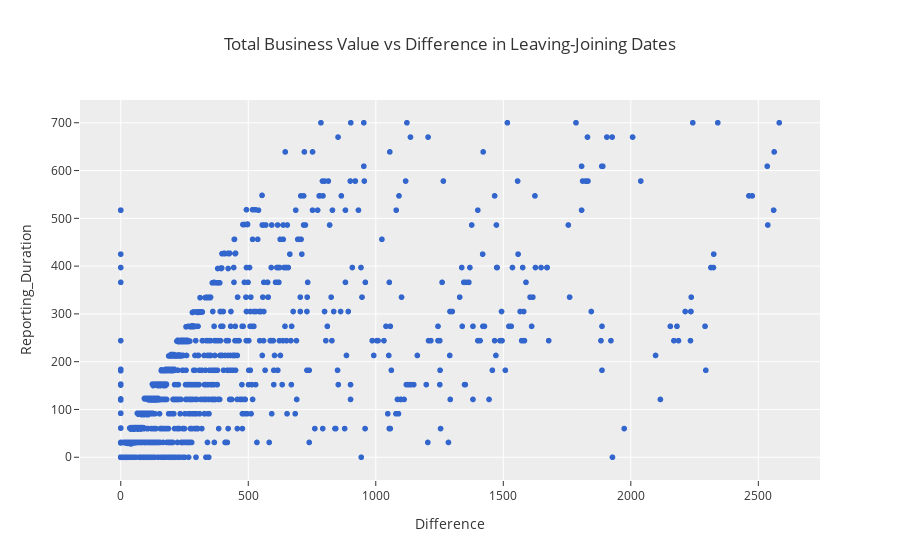

Source (notebook cell):
### Code cell
fig = px.scatter(train, x='Difference', y='Reporting_Duration',
                 color_discrete_sequence=['#3366CC'],
                 template= 'ggplot2',
                 title= 'Total Business Value vs Difference in Leaving-Joining Dates' )
fig.show()

### Figure 1 — Plotly figure (JSON) as saved in the notebook; plotly's stock layout.template omitted (floating-point values rounded to 4 significant figures; data arrays with more than 128 entries replaced by an {"elided": "..."} marker saying what was removed)
{"data": [{"hovertemplate": "Difference=%{x}<br>Reporting_Duration=%{y}<extra></extra>", "legendgroup": "", "marker": {"color": "#3366CC", "symbol": "circle"}, "mode": "markers", "name": "", "showlegend": false, "type": "scattergl", "x": {"elided": "1640 int values"}, "xaxis": "x", "y": {"elided": "1640 int values"}, "yaxis": "y"}], "layout": {"legend": {"tracegroupgap": 0}, "title": {"text": "Total Business Value vs Difference in Leaving-Joining Dates"}, "xaxis": {"anchor": "y", "domain": [0, 1], "title": {"text": "Difference"}}, "yaxis": {"anchor": "x", "domain": [0, 1], "title": {"text": "Reporting_Duration"}}}}
